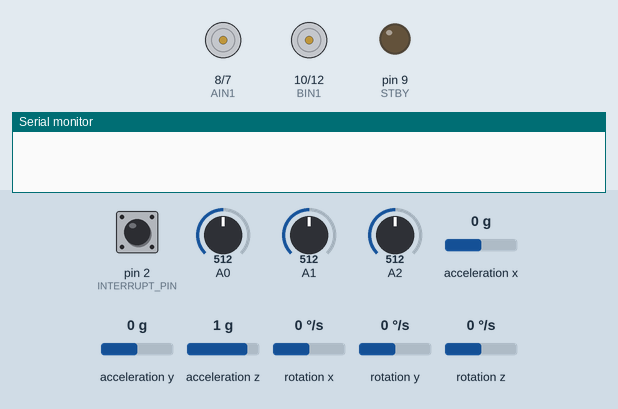
Bench run of a sketch on a simulated Arduino Uno, built with avr-gcc and run on an emulated ATmega328P. Parts: motor-driver pin pairs drawn as motors (green arrow = first pin HIGH = forward, orange = second pin HIGH = backward, longer = more drive, scaled by the enable pin, stopped while the standby pin is LOW), output pins drawn as LEDs (lit = HIGH), the last lines printed to the serial monitor. The test bench sets the inputs (shaded band); at power-on: acceleration y 0 g, acceleration z 1 g, A0 = 512, pin 2 (INTERRUPT_PIN) LOW, A1 = 512, A2 = 512, acceleration x 0 g, rotation x 0 °/s, rotation y 0 °/s, rotation z 0 °/s. The sensor or clock chip raises its interrupt line as the real part does.

Above: at 1.7 s.
1.8 s: acceleration y set to 0.2 g
At 2.4 s:
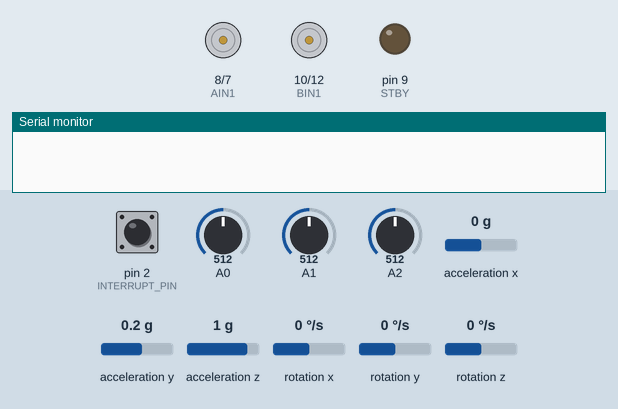
4.4 s: acceleration z set to 0.7 g
At 5.4 s:
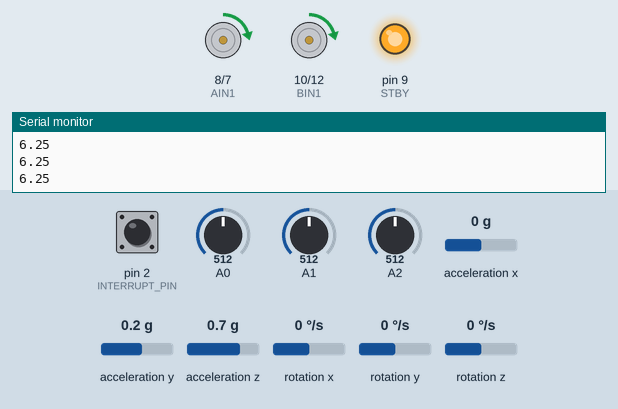
5.9 s: acceleration y set to -1.4 g
At 6.7 s:
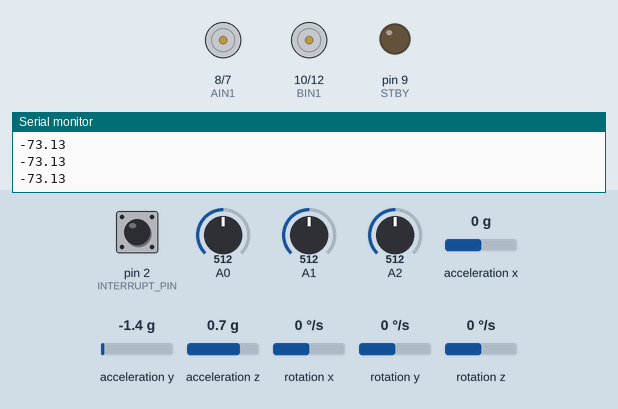
7.4 s: acceleration y set to -0.6 g
8.9 s: acceleration y set to -0.3 g
At 10.2 s:
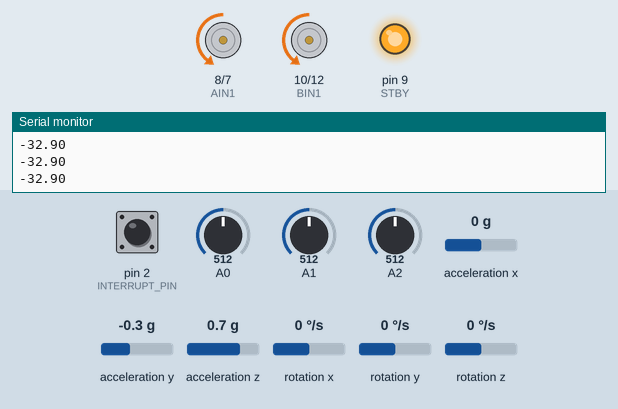
10.5 s: A0 set to 306
At 11.6 s:
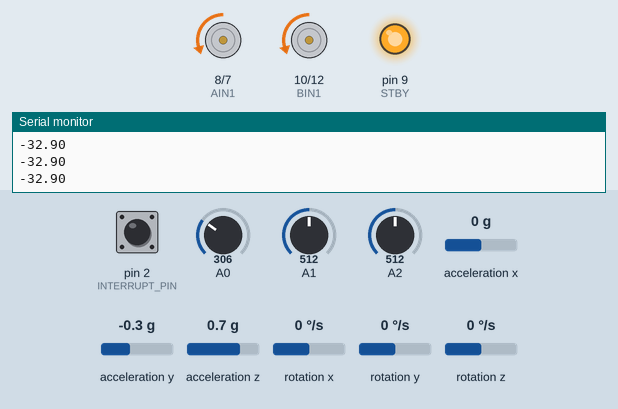
Timing chart, 0 to 13.1 s (numbered marks = the images above; inputs shaded):
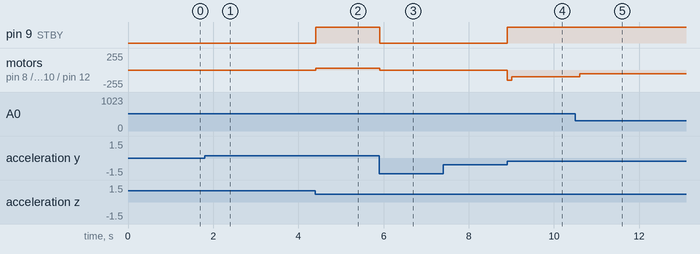

Measured:
- the behaviour switches between 0.9 and 0.8 g on acceleration z (found by bisection; images 1 and 2)
- the behaviour switches between -0.5 and -0.4 g on acceleration y (found by bisection; images 3 and 4)
- after the input at 1.8 s, pin 9 (STBY): stays LOW (without the input it goes to HIGH after 0.71 s); motor on pin 8 (AIN1) / pin 7 (AIN2), motor on pin 10 (BIN1) / pin 12 (BIN2): stays stopped (without the input it goes to backward 29/255 after 0.80 s)
- after the input at 4.4 s, pin 9 (STBY): LOW → HIGH at once; motor on pin 8 (AIN1) / pin 7 (AIN2), motor on pin 10 (BIN1) / pin 12 (BIN2): stopped → forward 25/255 at once
- after the input at 5.9 s, pin 9 (STBY): HIGH → LOW at once; motor on pin 8 (AIN1) / pin 7 (AIN2), motor on pin 10 (BIN1) / pin 12 (BIN2): forward 25/255 → stopped at once
- after the input at 8.9 s, pin 9 (STBY): LOW → HIGH at once; motor on pin 8 (AIN1) / pin 7 (AIN2), motor on pin 10 (BIN1) / pin 12 (BIN2): stopped → backward 151/255 at once, → backward 98/255 0.10 s later
- after the input at 10.5 s, motor on pin 8 (AIN1) / pin 7 (AIN2), motor on pin 10 (BIN1) / pin 12 (BIN2): backward 98/255 → backward 59/255 after 0.11 s

The sketch:

br9.6.4.ino
```cpp
/**********Bu Kod el emegi göz nurudur.********/

#include "I2Cdev.h"
#include "MPU6050_6Axis_MotionApps20.h"
#if I2CDEV_IMPLEMENTATION == I2CDEV_ARDUINO_WIRE
    #include "Wire.h"
#endif

#include <TimerOne.h>
MPU6050 mpu;


// uncomment "Bluetooth" if you want to send gyro values over bluetooth
#define Bluetooth

// uncomment "robot" if you want to see the actual pid values
//#define ROBOT


// uncomment "OUTPUT_READABLE_QUATERNION" if you want to see the actual
// quaternion components in a [w, x, y, z] format (not best for parsing
// on a remote host such as Processing or something though)
//#define OUTPUT_READABLE_QUATERNION

// uncomment "OUTPUT_READABLE_EULER" if you want to see Euler angles
// (in degrees) calculated from the quaternions coming from the FIFO.
// Note that Euler angles suffer from gimbal lock (for more info, see
// http://en.wikipedia.org/wiki/Gimbal_lock)
//#define OUTPUT_READABLE_EULER

// uncomment "OUTPUT_READABLE_YAWPITCHROLL" if you want to see the yaw/
// pitch/roll angles (in degrees) calculated from the quaternions coming
// from the FIFO. Note this also requires gravity vector calculations.
// Also note that yaw/pitch/roll angles suffer from gimbal lock (for
// more info, see: http://en.wikipedia.org/wiki/Gimbal_lock)
#define OUTPUT_READABLE_YAWPITCHROLL

// uncomment "OUTPUT_READABLE_REALACCEL" if you want to see acceleration
// components with gravity removed. This acceleration reference frame is
// not compensated for orientation, so +X is always +X according to the
// sensor, just without the effects of gravity. If you want acceleration
// compensated for orientation, us OUTPUT_READABLE_WORLDACCEL instead.
//#define OUTPUT_READABLE_REALACCEL

// uncomment "OUTPUT_READABLE_WORLDACCEL" if you want to see acceleration
// components with gravity removed and adjusted for the world frame of
// reference (yaw is relative to initial orientation, since no magnetometer
// is present in this case). Could be quite handy in some cases.
//#define OUTPUT_READABLE_WORLDACCEL

// uncomment "OUTPUT_TEAPOT" if you want output that matches the
// format used for the InvenSense teapot demo
//#define OUTPUT_TEAPOT


#define INTERRUPT_PIN 2  // use pin 2 on Arduino Uno & most boards
#define LED_PIN 13 // (Arduino is 13, Teensy is 11, Teensy++ is 6)


//---------------------------------------------------TB6612 VARIABLES  ⇓⇓⇓⇓⇓⇓⇓⇓⇓
int STBY = 9; //standby
//Motor A
int PWMA = 6; //Speed control
int AIN1 = 8; //Direction
int AIN2 = 7; //Direction

//Motor B
int PWMB = 11; //Speed control
int BIN1 = 10; //Direction
int BIN2 = 12; //Direction


//---------------------------------------------------MPU6050 VARIABLES  ⇓⇓⇓⇓⇓⇓⇓⇓⇓
  int sira=0, tasima=0;
// MPU control/status vars
bool dmpReady = false;  // set true if DMP init was successful
uint8_t mpuIntStatus;   // holds actual interrupt status byte from MPU
uint8_t devStatus;      // return status after each device operation (0 = success, !0 = error)
uint16_t packetSize;    // expected DMP packet size (default is 42 bytes)
uint16_t fifoCount;     // count of all bytes currently in FIFO
uint8_t fifoBuffer[64]; // FIFO storage buffer

// orientation/motion vars
Quaternion q;           // [w, x, y, z]         quaternion container
VectorInt16 aa;         // [x, y, z]            accel sensor measurements
VectorInt16 aaReal;     // [x, y, z]            gravity-free accel sensor measurements
VectorInt16 aaWorld;    // [x, y, z]            world-frame accel sensor measurements
VectorFloat gravity;    // [x, y, z]            gravity vector
float euler[3];         // [psi, theta, phi]    Euler angle container
float ypr[3];           // [yaw, pitch, roll]   yaw/pitch/roll container and gravity vector

// packet structure for InvenSense teapot demo
uint8_t teapotPacket[14] = { '$', 0x02, 0,0, 0,0, 0,0, 0,0, 0x00, 0x00, '\r', '\n' };
volatile bool mpuInterrupt = false;     // indicates whether MPU interrupt pin has gone high
bool blinkState = false;
float ax, ay, az;
float gx, gy, gz;


//---------------------------------------------BLUETOOTH VARIABLES  ⇓⇓⇓⇓⇓⇓⇓⇓⇓
   int digit_1000,digit_100,digit_10,digit_1;
   int sign_of_number;
const int packet_size=5;
uint8_t sign_byte=0;
float fraction_packet[8];
uint8_t sign_packet[8];
float  packet2send[packet_size];
float  example_packet_253[3]={-192.52 ,250.45 , 255 };
float  example_packet_254[3]={-10.45 ,-15.255 , 200 };
uint8_t  packet_p253_edited[packet_size];
//---------------------------------------------PID VARIABLES   ⇓⇓⇓⇓⇓⇓⇓⇓⇓

int pwm_cikis=0;;
float tune =0;float tune2 =0;float tune3 =0;
float raw_pid=0;
uint8_t first_time=0;;
float iTerm = 0;
float ki, kp, kd;
float dt;
float angle_error_old=0;

void parse_to_digits(int number);
void dmpDataReady() {
    mpuInterrupt = true;
}

//---------------------------------------------------Modifying variables ⇓⇓⇓⇓⇓⇓⇓⇓⇓

int        aci_eksi_sinir=-4,        aci_arti_sinir=4;  //min negatitive and positive angle borders for balance robot
int        aci_max_eksi_sinir=-40,   aci_max_arti_sinir=40; //max negatitive and positive angle borders for balance robot
int        deadband_pwm_n=-25,        deadband_pwm_p=25;  //to remove deadband in pwm signal and motor connection

float      angle_offset=9.7 ;


void setup() {

settings();

 Timer1.initialize(100000); // set timer  for every ... ms and calculate pid again in each period
 dt=100;
 Timer1.attachInterrupt( timerIsr ); // attach the service routine here

}

void loop() {
//unsigned long start = micros();

if(first_time==0){delay(2000); first_time=1;}

  //potantiometer reading for p i d tunning
double sensorValue = analogRead(A0);//p
double sensorValue2 = analogRead(A1);//i
double sensorValue3 = analogRead(A2);//d
tune=  sensorValue*6/1023.0;   // changes tune value between 0 and 6
tune2=  sensorValue2*50/1023.0;   // changes tune value between 0 and 6
tune3=  sensorValue3*100/1023.0;   //changes tune value between 0 and 6

kp=tune; ki=tune2; kd=tune3;

dmp(); // calculates gx value via digital motion processor in mpu6050


 gx=ypr[2]* 180/M_PI;  // pitch
 gx=gx-angle_offset;

packet2send[0]=gx;
packet2send[1]=kp;
packet2send[2]=raw_pid;


   #ifdef Bluetooth
   // Serial.println(gx);
    // bluetooth(gx,kp,raw_pid);
//
//        Serial.println();
//       Serial.println(example_packet_253[0]);    //sign byte
       Serial.println(gx);
   //      protocol_253(packet2send);


   #endif

pid_control();


//unsigned long end = micros();
//unsigned long delta = end - start;
//Serial.println(delta);
}


void timerIsr(){


pid_update();


//  #ifdef Bluetooth
//   // Serial.println( gx,kp);
//     bluetooth(gx,kp,raw_pid);
//    // delay(15);
//    #endif

}


//
//
//void execution_time()
//{
//
// unsigned long time =millis();
// for(int i=0;i<1000;++i); // an empty loop
// Serial.println(millis()-time);
//
// time =millis();
// for(int i=0;i<1000;++i) {
//   //your function here
// }
// Serial.println(millis()-time);
//}
//
//
//
```

bluetooth.ino
```cpp
void bluetooth(int x){  //Serial işlemler içerdiginden bu kodu Kullanılırken ana koddaki #define robot kısmı kapatılmalıdır

 sendvalue(x) ;  //bu fonksyon ile istenilen degişken degeri rakamlara ayrılır ve usart üzerinden gönderilir.
//Serial.println( x);
 // getvalue();  //bu fonksyon deneme aşamasındadır.  p i d degerlerini bluetoot üzerinden arduinoya yüklemeye yarar.

}

void bluetooth(int x,int y){  //Serial işlemler içerdiginden bu kodu Kullanılırken ana koddaki #define robot kısmı kapatılmalıdır

 sendvalue(x,y) ;  //bu fonksyon ile istenilen degişken degeri rakamlara ayrılır ve usart üzerinden gönderilir.
//Serial.println( x);
 // getvalue();  //bu fonksyon deneme aşamasındadır.  p i d degerlerini bluetoot üzerinden arduinoya yüklemeye yarar.

}


void bluetooth(int x,int y,int z){  //Serial işlemler içerdiginden bu kodu Kullanılırken ana koddaki #define robot kısmı kapatılmalıdır

 sendvalue(x,y,z) ;  //bu fonksyon ile istenilen degişken degeri rakamlara ayrılır ve usart üzerinden gönderilir.

}

void parse_to_digits(int number)
{


  /********
   *
   * int digit_1000;
   int digit_100;
   int digit_10;
   int digit_1;
   sign_of_number;
   these values must been declared as global variables.
   *
   *
   *
   */

    int number_3digits;
    int number_2digits;
    int number_1digits;
    int mod2;
    int mod1;
    int mod3;
   // int sign_of_number;

    if(number<0){
      number=-1*number;   //take absolute of it  , not neccesary for adc values
      sign_of_number=1;}
    else{
      sign_of_number=2;
    }


      //here is the math calculations . actually  each of the block'S third line are not neccesaryy but doesnt hurt no body.

      /*************************************calculate 1000  digit ************************************/
        mod1=number%1000; //564
        digit_1000=(number-mod1)/1000 ;  //4. digit   1
        number_3digits =(number-(1000*digit_1000))  ;    // 564

       /*************************************calculate 100  digit ************************************/
        mod2=number_3digits % 100;  //  64
        digit_100=(  number_3digits-mod2   )/100;   // 3. digit   5
       number_2digits =(number_3digits-(100*digit_100)) ;    //2. hane digit_10iz digit_10ayı


       /*************************************calculate 10 digit ************************************/

      mod3=number_2digits % 10;  //63
      digit_10=(  number_2digits-mod3   )/10 ;   //2. hane
      number_1digits= (number_2digits-(10*digit_10))  ;  //ı

       /*************************************calculate 1  digit ************************************/
      digit_1=number_1digits;


}


uint8_t digit_dec2ascii(uint8_t decimal_digit){

uint8_t ascii_digit=decimal_digit+48;
return ascii_digit;


}

void sendvalue(int value)
{

  //Serial.println( value);

  //  packet demo  :  35 0 52 51 50   which is equal to #+432

    int asci_digit100= 0;
     int asci_digit10=  0;
      int asci_digit1=  0;


    parse_to_digits(value);

    Serial.write(35);   // #


   //  asci_digit100=  digit_100+48;  //rakamlar ascii ye çevrildi
   //  asci_digit10=  digit_10+48;
   //  asci_digit1=  digit_1+48;

asci_digit100=    digit_dec2ascii(digit_100);
  asci_digit10=    digit_dec2ascii(digit_10);
   asci_digit1=    digit_dec2ascii(digit_1);


  Serial.write (sign_of_number);
  Serial.write (asci_digit100);
    Serial.write (asci_digit10);
    Serial.write (asci_digit1);

   // Serial.println();
}

void sendvalue(int value,int value2)
{


  //  packet demo 2 :  35 0 52 51 20 47 0 52 51 50  which is equal to #+432/+432
    int asci_digit100= 0;
     int asci_digit10=  0;
      int asci_digit1=  0;


    parse_to_digits(value);


//     asci_digit100=  digit_100+48;  //rakamlar ascii ye çevrildi
//     asci_digit10=  digit_10+48;
//     asci_digit1=  digit_1+48;

    asci_digit100=    digit_dec2ascii(digit_100);
  asci_digit10=    digit_dec2ascii(digit_10);
   asci_digit1=    digit_dec2ascii(digit_1);


    Serial.write(35);   // #
  Serial.write (sign_of_number);
  Serial.write (asci_digit100);
    Serial.write (asci_digit10);
    Serial.write (asci_digit1);


      asci_digit100= 0;
      asci_digit10=  0;
       asci_digit1=  0;


    parse_to_digits(value2);


//     asci_digit100=  digit_100+48;  //rakamlar ascii ye çevrildi
//     asci_digit10=  digit_10+48;
//     asci_digit1=  digit_1+48;

      asci_digit100=    digit_dec2ascii(digit_100);
  asci_digit10=    digit_dec2ascii(digit_10);
   asci_digit1=    digit_dec2ascii(digit_1);

    Serial.write(47);   //   /
  Serial.write (sign_of_number);
  Serial.write (asci_digit100);
    Serial.write (asci_digit10);
    Serial.write (asci_digit1);


   // Serial.println();
}


void sendvalue(int value,int value2,int value3)
{


  //  packet demo 3 :  35 0 52 51 20  0 52 51 50 0 52 51 50  which is equal to #+432+432+432
int asci_digit100= 0;  int asci_digit10=  0; int asci_digit1=  0;
parse_to_digits(value);
asci_digit100=    digit_dec2ascii(digit_100);asci_digit10=    digit_dec2ascii(digit_10); asci_digit1=    digit_dec2ascii(digit_1);

 Serial.write(35);   // #
 Serial.write (sign_of_number);
 Serial.write (asci_digit100);
 Serial.write (asci_digit10);
 Serial.write (asci_digit1);


asci_digit100= 0;   asci_digit10=  0;  asci_digit1=  0;
parse_to_digits(value2);
asci_digit100= digit_dec2ascii(digit_100);  asci_digit10=  digit_dec2ascii(digit_10);  asci_digit1= digit_dec2ascii(digit_1);


  Serial.write (sign_of_number);
  Serial.write (asci_digit100);
  Serial.write (asci_digit10);
  Serial.write (asci_digit1);


asci_digit100= 0;   asci_digit10=  0;  asci_digit1=  0;
parse_to_digits(value3);
asci_digit100= digit_dec2ascii(digit_100);  asci_digit10=  digit_dec2ascii(digit_10);  asci_digit1= digit_dec2ascii(digit_1);


  Serial.write (sign_of_number);
  Serial.write (asci_digit100);
  Serial.write (asci_digit10);
  Serial.write (asci_digit1);


}


void getvalue()
{

   if(Serial.available()>0)
   {

    while(Serial.read()!=200){  //ilk deger 200 olucak her zaman
      int deger0=Serial.read();
      Serial.write(deger0);
  //    p= deger0;

    }
   }


 //Serial.write(gx);
}


void protocol_253(int number){
  if(number==253){
    number=254;
  }
    Serial.write(253);
    Serial.write(number);
}


void protocol_253(float pack_raw[]){
/*
  paket prototipleri

  { '253' , signbits  ,  datapacket[0], datapacket[0]_fraction , datapacket[1] ,datapacket[1]_fraction , datapacket[2]  }

  -192.52  250.45  255 geldi
  192.52 pozitif oldu
  192.52>192 oldugundan fractionu 0.52 bulundu
  2 basamaklı fractiona izin veriliyor 0.01 ile 0.99 arasında
  0.52  *100 = 52 çıktı
  0.1 olsaydı 10 çıkacaktı
  0.01 olsaydı 1 çıkacaktı
  253 1 192 52  250 45  255  şeklinde gönderildi

*/
float pack[3];
for (int i = 0; i < 3; i++) {
   pack[i]=pack_raw[i];
  }


//------------------------------------------------------take_Absolute and denote which ones negative
  for (int i = 0; i < 3; i++) {
    if(pack[i]<0){
      pack[i]=-1*pack[i]; sign_packet[i]=1;
      }
    else{ sign_packet[i]=0; }
  }

 sign_byte=sign_packet[0]*1+sign_packet[1]*2+sign_packet[2]*4;


//------------------------------------------------------extract fractions and put them in array and load nonfraction parts to an array
   for (int i = 0; i < 3; i++) {
     if(  floor(pack[i])<pack[i]){
             fraction_packet[i]= pack[i]-((uint8_t)(floor(pack[i])));   //extract  fraction part   192.52-192 =0.52
              fraction_packet[i]=  fraction_packet[i]*100;   //make fraction integer by multiplying by 100
     }
  }

for (int i = 0; i < 3; i++) {
      pack[i]= floor(pack[i]);
    if(pack[i]==253){ pack[i]=254;}

  }

//------------------------------------------------------print packet over usart


 Serial.write(253);  //delimeter byte
 Serial.write(sign_byte);    //sign byte
       Serial.write((uint8_t)(pack[0]));
       Serial.write((uint8_t)(fraction_packet[0]));
       Serial.write((uint8_t)(pack[1]));
       Serial.write((uint8_t)(fraction_packet[1]));
       Serial.write((uint8_t)(pack[2]));

//integer_part = floor(sign_packet[0]);
//decimal_part = fmod(num,1)*10^whatever;


}


//double x;
//double y;
//double z;
//
//void printDouble( double val, unsigned int precision){
//// prints val with number of decimal places determine by precision
//// NOTE: precision is 1 followed by the number of zeros for the desired number of decimial places
//// example: printDouble( 3.1415, 100); // prints 3.14 (two decimal places)
//
//   Serial.print (int(val));  //prints the int part
//   Serial.print("."); // print the decimal point
//   unsigned int frac;
//   if(val >= 0)
//       frac = (val - int(val)) * precision;
//   else
//       frac = (int(val)- val ) * precision;
//   Serial.println(frac,DEC) ;
//}
//
//void  setup(){
// Serial.begin(9600);
// Serial.println("Print floating point example");
// printDouble( 3.1415, 100);  // example of call to printDouble to print pi to two decimal places
// x = 10;
// y = 3.1;
// z = x / y;
//}
//
//
//void loop(){
//  printDouble(z,10);   // one decimal place
//  printDouble(z,100);  // two decimal places
//  printDouble(z,1000); // three decimal places
//  z = z + .1;
//  delay(100);
//}
//
//
```

Source omitted: dmp.ino (4447 bytes), pid.ino (3447 bytes), settings.ino (2602 bytes)
